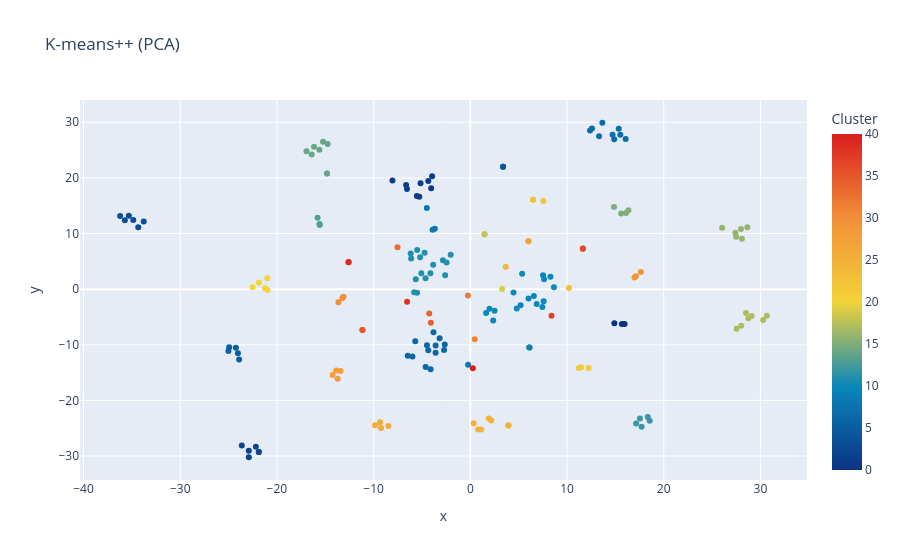

Here is the notebook cell this chart was saved with:
### Markdown cell above
## Визуализация

### Code cell
tsne = TSNE(
    n_components=2,
    perplexity=10,
    learning_rate="auto",
    init="pca",
    random_state=42
)
X_tsne = tsne.fit_transform(X)

custom_data = [
    df_without_processing["Defendants"].values,
    df_without_processing["Date of the Crime"].values,
    df_without_processing["Type of the Crime"].values,
    df_without_processing["Punishment for a crime"].values,
    df_without_processing["Location of the Crime"].values,
    df_without_processing["Legally Exonerated Encoded"].values
]

fig = px.scatter(
    df,
    x=X_tsne[:, 0],
    y=X_tsne[:, 1],
    color="cluster",
    color_discrete_sequence=px.colors.qualitative.Bold,
    color_continuous_scale=px.colors.diverging.Portland,
    custom_data=custom_data,
    title="K-means++ (PCA)",
    labels={
        "cluster": "Cluster",
    }
)

fig.update_traces(
    hovertemplate=(
        "<b>X</b>: %{x}<br>"
        "<b>Y</b>: %{y}<br>"
        "<b>Cluster</b>: %{marker.color}<br>"
        "<b>Defendants</b>: %{customdata[0]}<br>"
        "<b>Date of the Crime</b>: %{customdata[1]}<br>"
        "<b>Type of the Crime</b>: %{customdata[2]}<br>"
        "<b>Punishment for a crime</b>: %{customdata[3]}<br>"
        "<b>Location of the Crime</b>: %{customdata[4]}<br>"
        "<b>Legally Exonerated Encoded</b>: %{customdata[5]}<br>"
    )
)

fig.show()

### Figure 1 — Plotly figure (JSON) as saved in the notebook; plotly's stock layout.template omitted (floating-point values rounded to 4 significant figures; data arrays with more than 128 entries replaced by an {"elided": "..."} marker saying what was removed)
{"data": [{"customdata": [[2, 1805, ["assault"], "death", "Massachusetts", 1], [1, 1843, ["assault"], "death", "Rhode Island", 1], [1, 1855, ["assault"], "death", "Washington", 0], [1, 1863, ["assault"], "death", "Texas", 1], [1, 1872, ["assault"], "death", "Nebraska", 1], [3, 1886, ["conspiracy"], "15 years", "Illinois", 1], [1, 1887, ["assault"], "death", "Arkansas", 1], [1, 1894, ["conspiracy"], "death", "Nebraska", 1], [1, 1896, ["assault"], "death", "Idaho", 1], [1, 1900, ["assault"], "death", "Kentucky", 1], [1, 1906, ["sexual assault"], "death", "Tennessee", 1], [1, 1912, ["assault"], "life in prison", "Alabama", 1], [2, 1913, ["assault"], "death", "South Carolina", 1], [1, 1913, ["assault"], "death", "Georgia", 1], [1, 1916, ["conspiracy"], "death", "California", 1], [2, 1920, ["assault"], "death", "Massachusetts", 1], [1, 1931, ["sexual assault"], "death", "Alabama", 1], [2, 1932, ["assault"], "life in prison", "Illinois", 1], [1, 1936, ["assault"], "death", "Colorado", 1], [1, 1944, ["assault"], "death", "South Carolina", 1], [1, 1957, ["assault"], "5 years", "Illinois", 1], [1, 1961, ["theft"], "5 years", "Florida", 1], [2, 1965, ["assault"], "life in prison", "New York", 1], [1, 1966, ["assault"], "life in prison", "New Jersey", 0], [1, 1967, ["assault"], "death", "Florida", 1], [1, 1971, ["assault"], "life without parole", "Michigan", 1], [1, 1972, ["assault"], "life without parole", "Massachusetts", 1], [1, 1972, ["sexual assault"], "life in prison", "Louisiana", 1], [1, 1974, ["assault"], "life in prison", "Louisiana", 1], [1, 1974, ["assault"], "death", "Florida", 0], [1, 1974, ["assault"], "life in prison", "Texas", 0], [1, 1975, ["assault"], "25 years", "New York", 1], [1, 1975, ["assault"], "life without parole", "Michigan", 1], [3, 1975, ["assault"], "death", "Ohio", 1], [1, 1976, ["assault"], "death", "Florida", 1], [1, 1976, ["assault"], "death", "North Carolina", 1], [1, 1976, ["sexual assault"], "life without parole", "Pennsylvania", 0], [1, 1976, ["assault"], "death", "Texas", 0], [1, 1977, ["assault"], "20 years", "New York", 0], [1, 1977, ["assault"], "death", "Alabama", 0], [1, 1977, ["sexual assault"], "50 years", "Illinois", 1], [5, 1978, ["sexual assault"], "death, 75 years, life in prison", "Illinois", 1], [1, 1978, ["sexual assault"], "50 years", "Illinois", 1], [1, 1978, ["assault"], "life in prison", "North Carolina", 1], [1, 1978, ["assault"], "life without parole", "North Carolina", 1], [1, 1978, ["assault"], "life without parole", "California", 1], [1, 1979, ["sexual assault", "robbery"], "75 years", "Texas", 1], [1, 1979, ["assault"], "life in prison", "Missouri", 1], [1, 1980, ["assault", "robbery"], "life in prison", "Texas", 1], [1, 1980, ["assault"], "life in prison", "Massachusetts", 1], [1, 1980, ["sexual assault"], "50 years", "Washington", 1], [1, 1980, ["assault"], "death", "Texas", 0], [1, 1980, ["sexual assault"], "7 years", "California", 1], [1, 1980, ["assault"], "life without parole", "Nevada", 1], [1, 1980, ["assault"], "30 years", "Rhode Island", 0], [1, 1981, ["assault", "sexual assault"], "death", "California", 0], [1, 1981, ["assault"], "40 years", "Illinois", 1], [1, 1981, ["assault", "sexual assault"], "life in prison", "Ohio", 1], [1, 1981, ["theft", "assault", "robbery"], "32 years", "California", 1], [1, 1981, ["sexual assault"], "63 years", "Virginia", 1], [1, 1981, ["sexual assault", "robbery"], "life in prison", "Virginia", 1], [1, 1982, ["assault"], "death", "Illinois", 1], [2, 1982, ["assault"], "death", "Oklahoma", 1], [1, 1982, ["assault"], "death", "Virginia", 1], [1, 1982, ["sexual assault", "robbery"], "45 years", "Missouri", 1], [1, 1983, ["assault"], "33 years", "California", 0], [1, 1983, ["assault"], "death", "Florida", 0], [1, 1983, ["assault"], "life in prison", "Florida", 1], [1, 1983, ["assault"], "death", "Louisiana", 1], [2, 1983, ["sexual assault"], "35 years", "Texas", 1], [1, 1984, ["sexual assault"], "23 years", "New York", 1], [1, 1984, ["sexual assault"], "7 years", "Massachusetts", 1], [1, 1984, ["sexual assault"], "life in prison", "Massachusetts", 0], [3, 1984, ["assault", "robbery"], "life in prison", "Maryland", 1], [1, 1984, ["assault"], "death", "Illinois", 1], [1, 1984, ["assault"], "death", "Maryland", 1], [1, 1984, ["assault"], "life in prison", "North Carolina", 1], [1, 1984, ["sexual assault"], "84 years", "Virginia", 1], [1, 1984, ["theft", "assault"], "49 years", "Louisiana", 1], [1, 1985, ["assault"], "death", "Nebraska", 1], [1, 1985, ["assault", "robbery"], "death", "Alabama", 1], [1, 1985, ["assault"], "life in prison", "Georgia", 0], [1, 1985, ["assault"], "life in prison", "Massachusetts", 1], [1, 1985, ["sexual assault"], "32 years", "Wisconsin", 1], [1, 1985, ["sexual assault"], "25 years", "Texas", 1], [1, 1986, ["assault"], "life in prison", "Missouri", 1], [1, 1986, ["assault"], "life in prison", "Texas", 1], [1, 1986, ["assault"], "10 years", "Oregon", 0], [1, 1986, ["assault"], "death", "Ohio", 0], [1, 1987, ["assault", "sexual assault", "robbery"], "life in prison", "West Virginia", 1], [1, 1987, ["assault"], "life in prison", "Colorado", 1], [1, 1987, ["assault"], "life in prison", "Texas", 1], [1, 1987, ["assault", "sexual assault"], "life in prison", "North Carolina", 1], [1, 1987, ["assault"], "death", "North Carolina", 0], [1, 1988, ["sexual assault"], "45 years", "Connecticut", 1], [1, 1988, ["assault"], "25 years", "New York", 1], [1, 1988, ["assault"], "life in prison", "Ohio", 1], [2, 1988, ["assault"], "life in prison", "Texas", 1], [1, 1988, ["assault"], "death", "Illinois", 1], [1, 1989, ["sexual assault"], "7 years", "North Carolina", 0], [5, 1989, ["assault", "sexual assault"], "life in prison", "New York", 1], [1, 1989, ["assault"], "death", "Mississippi", 1], [1, 1989, ["assault"], "life in prison", "Rhode Island", 1], [1, 1989, ["assault"], "death", "Arizona", 1], [2, 1989, ["assault"], "life in prison", "Texas", 1], [1, 1989, ["assault"], "life in prison", "Missouri", 1], [1, 1989, ["assault", "sexual assault", "robbery"], "57 years", "New York", 1], [1, 1990, ["assault"], "15 years", "New York", 1], [1, 1991, ["assault"], "life in prison", "California", 0], [1, 1991, ["assault"], "7 years", "New York", 1], [1, 1991, ["assault"], "death", "Illinois", 1], [1, 1991, ["assault"], "death", "Texas", 0], [1, 1991, ["assault"], "death", "Arizona", 1], [1, 1992, ["assault"], "life in prison", "Georgia", 1], [1, 1992, ["assault", "sexual assault"], "life in prison", "Louisiana", 1], [1, 1992, ["assault"], "life in prison", "Illinois", 1], [1, 1993, ["assault"], "life in prison", "Iowa", 1], [1, 1993, ["assault"], "death", "Illinois", 1], [1, 1993, ["assault"], "25 years", "New York", 1], [1, 1993, ["assault"], "life in prison", "Illinois", 1], [1, 1994, ["assault"], "life in prison", "North Carolina", 1], [1, 1994, ["sexual assault", "robbery"], "60 years", "Michigan", 1], [1, 1994, ["assault"], "life in prison", "Oklahoma", 1], [1, 1995, ["assault"], "death", "Louisiana", 0], [1, 1995, ["assault"], "death", "North Carolina", 0], [1, 1995, ["sexual assault"], "life in prison", "Ohio", 1], [1, 1996, ["assault"], "life in prison", "Indiana", 1], [1, 1996, ["assault", "sexual assault"], "30 years", "Indiana", 1], [1, 1996, ["sexual assault"], "20 years", "Indiana", 1], [1, 1997, ["conspiracy"], "community service", "New York", 1], [4, 1997, ["assault", "sexual assault"], "8 years", "Virginia", 1], [1, 1997, ["assault"], "65 years", "Illinois", 1], [1, 1998, ["assault", "sexual assault"], "life in prison", "Ohio", 1], [1, 1998, ["assault", "sexual assault"], "55 years", "California", 1], [1, 1999, ["assault"], "17 years", "Texas", 1], [1, 2000, ["assault"], "life in prison", "Indiana", 1], [1, 2001, ["assault"], "life in prison", "Nevada", 1], [1, 2001, ["assault"], "40 years", "Missouri", 1], [1, 2002, ["sexual assault"], "probation, lifetime sex offender registration", "New York", 1], [1, 2002, ["sexual assault"], "6 years", "California", 1], [1, 2003, ["sexual assault"], "15 years", "Michigan", 1], [1, 2004, ["assault"], "life in prison", "Georgia", 1], [2, 2004, ["assault"], "life in prison", "Texas", 1], [1, 2005, ["assault"], "life in prison", "South Carolina", 0], [1, 2005, ["assault"], "life in prison", "Maryland", 1], [1, 2005, ["assault"], "30 years", "Illinois", 1], [1, 2006, ["sexual assault"], "10 years", "Iowa", 1], [1, 2007, ["assault"], "10 years", "Kentucky", 1], [1, 2007, ["assault", "sexual assault"], "22 years", "Michigan", 1], [1, 2008, ["assault"], "20 years", "Florida", 1], [1, 2008, ["assault"], "life in prison", "New York", 1], [1, 2009, ["assault"], "17 years", "Illinois", 0], [1, 2010, ["sexual assault"], "life in prison", "Washington", 1], [1, 2010, ["sexual assault"], "21 years", "Washington", 1], [1, 2010, ["conspiracy"], "0.5 years", "Illinois", 1], [1, 2010, ["assault", "robbery"], "22 years", "Michigan", 1], [1, 2011, ["robbery"], "25 years", "New York", 1], [1, 2011, ["sexual assault"], "4 years", "New York", 1], [1, 2011, ["assault"], "life in prison", "Georgia", 1], [1, 2011, ["assault"], "life in prison", "Georgia", 1], [1, 2011, ["assault"], "57 years", "California", 1], [1, 2011, ["theft"], "1.2 years", "Nevada", 1], [1, 2011, ["assault"], "16 years", "New York", 1], [1, 2012, ["assault"], "5 years", "Montana", 1], [1, 2012, ["assault", "robbery"], "26 years", "Wisconsin", 1], [1, 2013, ["conspiracy", "assault"], "life without parole", "Pennsylvania", 1], [1, 2013, ["theft"], "5 years", "Florida", 1], [1, 2013, ["assault"], "45 years", "Illinois", 1], [1, 2013, ["conspiracy", "assault"], "life without parole", "Pennsylvania", 1], [1, 2013, ["sexual assault"], "25 years", "Texas", 1], [1, 2014, ["assault"], "40 years", "Texas", 1], [1, 2014, ["sexual assault"], "12.5 years", "Arkansas", 1], [2, 2014, ["assault"], "0 years", "Kansas", 1], [1, 2016, ["assault", "robbery"], "20 years", "Michigan", 1], [1, 2017, ["sexual assault"], "12.5 years", "Wisconsin", 1], [1, 2017, ["assault"], "6 years", "Indiana", 1], [1, 2017, ["sexual assault"], "50 years", "Oregon", 1], [1, 2017, ["assault"], "0.75 years", "Wisconsin", 1]], "hovertemplate": "<b>X</b>: %{x}<br><b>Y</b>: %{y}<br><b>Cluster</b>: %{marker.color}<br><b>Defendants</b>: %{customdata[0]}<br><b>Date of the Crime</b>: %{customdata[1]}<br><b>Type of the Crime</b>: %{customdata[2]}<br><b>Punishment for a crime</b>: %{customdata[3]}<br><b>Location of the Crime</b>: %{customdata[4]}<br><b>Legally Exonerated Encoded</b>: %{customdata[5]}<br>", "legendgroup": "", "marker": {"color": {"elided": "178 int values"}, "coloraxis": "coloraxis", "symbol": "circle"}, "mode": "markers", "name": "", "orientation": "v", "showlegend": false, "type": "scatter", "x": {"elided": "178 float values"}, "xaxis": "x", "y": {"elided": "178 float values"}, "yaxis": "y"}], "layout": {"coloraxis": {"colorbar": {"title": {"text": "Cluster"}}, "colorscale": [[0, "rgb(12,51,131)"], [0.25, "rgb(10,136,186)"], [0.5, "rgb(242,211,56)"], [0.75, "rgb(242,143,56)"], [1, "rgb(217,30,30)"]]}, "legend": {"tracegroupgap": 0}, "title": {"text": "K-means++ (PCA)"}, "xaxis": {"anchor": "y", "domain": [0, 1], "title": {"text": "x"}}, "yaxis": {"anchor": "x", "domain": [0, 1], "title": {"text": "y"}}}}
